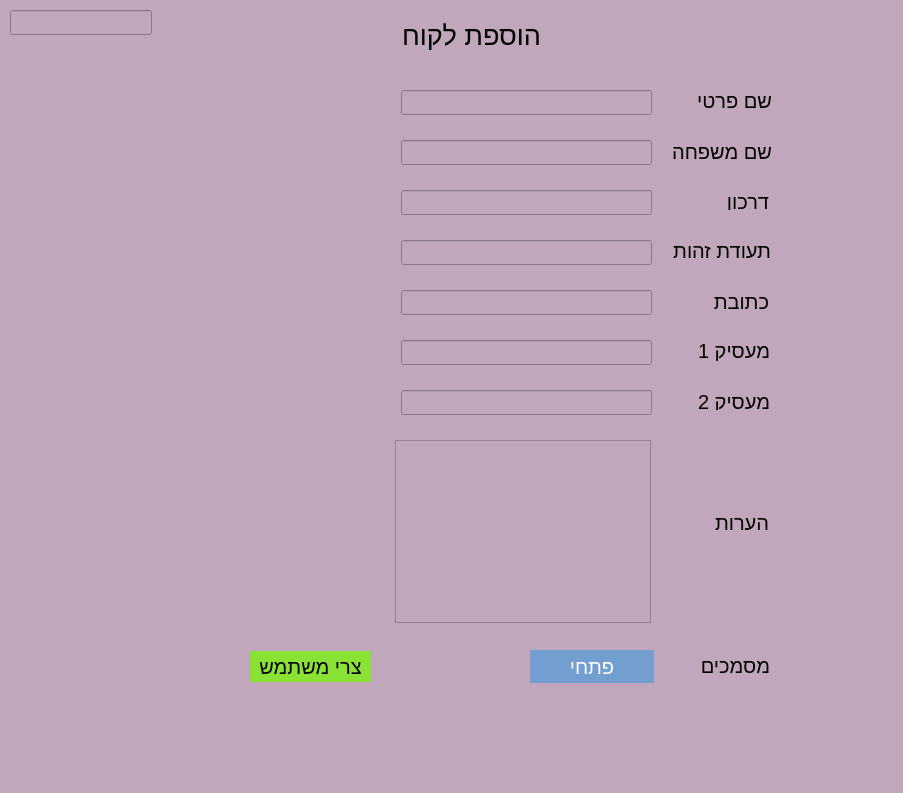
<?xml version="1.0" encoding="UTF-8"?>
<ui version="4.0">
 <class>Form</class>
 <widget class="QWidget" name="Form">
  <property name="geometry">
   <rect>
    <x>0</x>
    <y>0</y>
    <width>903</width>
    <height>793</height>
   </rect>
  </property>
  <property name="windowTitle">
   <string>Form</string>
  </property>
  <property name="styleSheet">
   <string notr="true">background-color: rgb(193, 167, 188)</string>
  </property>
  <widget class="QTextEdit" name="comments">
   <property name="geometry">
    <rect>
     <x>395</x>
     <y>440</y>
     <width>256</width>
     <height>183</height>
    </rect>
   </property>
   <property name="sizePolicy">
    <sizepolicy hsizetype="Fixed" vsizetype="Expanding">
     <horstretch>0</horstretch>
     <verstretch>0</verstretch>
    </sizepolicy>
   </property>
   <property name="layoutDirection">
    <enum>Qt::RightToLeft</enum>
   </property>
  </widget>
  <widget class="QPushButton" name="create_client_button">
   <property name="geometry">
    <rect>
     <x>250</x>
     <y>651</y>
     <width>121</width>
     <height>31</height>
    </rect>
   </property>
   <property name="sizePolicy">
    <sizepolicy hsizetype="Fixed" vsizetype="Fixed">
     <horstretch>0</horstretch>
     <verstretch>0</verstretch>
    </sizepolicy>
   </property>
   <property name="font">
    <font>
     <pointsize>15</pointsize>
    </font>
   </property>
   <property name="cursor">
    <cursorShape>PointingHandCursor</cursorShape>
   </property>
   <property name="layoutDirection">
    <enum>Qt::RightToLeft</enum>
   </property>
   <property name="styleSheet">
    <string notr="true">padding: 5px 10px;
background-color: rgb(138, 226, 52);
border: none;
color: black;
</string>
   </property>
   <property name="text">
    <string>צרי משתמש</string>
   </property>
  </widget>
  <widget class="QPushButton" name="documents_button">
   <property name="geometry">
    <rect>
     <x>530</x>
     <y>650</y>
     <width>124</width>
     <height>33</height>
    </rect>
   </property>
   <property name="sizePolicy">
    <sizepolicy hsizetype="Fixed" vsizetype="Fixed">
     <horstretch>0</horstretch>
     <verstretch>0</verstretch>
    </sizepolicy>
   </property>
   <property name="font">
    <font>
     <pointsize>15</pointsize>
    </font>
   </property>
   <property name="cursor">
    <cursorShape>PointingHandCursor</cursorShape>
   </property>
   <property name="layoutDirection">
    <enum>Qt::RightToLeft</enum>
   </property>
   <property name="styleSheet">
    <string notr="true">padding: 5px 10px;
background-color: rgb(114, 159, 207);
border: none;
color: white;
direction: rtl;</string>
   </property>
   <property name="text">
    <string>פתחי</string>
   </property>
  </widget>
  <widget class="QLineEdit" name="documents">
   <property name="geometry">
    <rect>
     <x>10</x>
     <y>10</y>
     <width>142</width>
     <height>25</height>
    </rect>
   </property>
   <property name="sizePolicy">
    <sizepolicy hsizetype="Fixed" vsizetype="Fixed">
     <horstretch>0</horstretch>
     <verstretch>0</verstretch>
    </sizepolicy>
   </property>
   <property name="styleSheet">
    <string notr="true">display: none;</string>
   </property>
  </widget>
  <widget class="QLineEdit" name="employer2">
   <property name="geometry">
    <rect>
     <x>401</x>
     <y>390</y>
     <width>251</width>
     <height>25</height>
    </rect>
   </property>
   <property name="sizePolicy">
    <sizepolicy hsizetype="Fixed" vsizetype="Fixed">
     <horstretch>0</horstretch>
     <verstretch>0</verstretch>
    </sizepolicy>
   </property>
   <property name="layoutDirection">
    <enum>Qt::RightToLeft</enum>
   </property>
   <property name="autoFillBackground">
    <bool>false</bool>
   </property>
  </widget>
  <widget class="QLineEdit" name="employer1">
   <property name="geometry">
    <rect>
     <x>401</x>
     <y>340</y>
     <width>251</width>
     <height>25</height>
    </rect>
   </property>
   <property name="sizePolicy">
    <sizepolicy hsizetype="Fixed" vsizetype="Fixed">
     <horstretch>0</horstretch>
     <verstretch>0</verstretch>
    </sizepolicy>
   </property>
   <property name="layoutDirection">
    <enum>Qt::RightToLeft</enum>
   </property>
   <property name="autoFillBackground">
    <bool>false</bool>
   </property>
  </widget>
  <widget class="QLineEdit" name="national_id">
   <property name="geometry">
    <rect>
     <x>401</x>
     <y>240</y>
     <width>251</width>
     <height>25</height>
    </rect>
   </property>
   <property name="sizePolicy">
    <sizepolicy hsizetype="Fixed" vsizetype="Fixed">
     <horstretch>0</horstretch>
     <verstretch>0</verstretch>
    </sizepolicy>
   </property>
   <property name="layoutDirection">
    <enum>Qt::RightToLeft</enum>
   </property>
   <property name="autoFillBackground">
    <bool>false</bool>
   </property>
  </widget>
  <widget class="QLineEdit" name="address">
   <property name="geometry">
    <rect>
     <x>401</x>
     <y>290</y>
     <width>251</width>
     <height>25</height>
    </rect>
   </property>
   <property name="sizePolicy">
    <sizepolicy hsizetype="Fixed" vsizetype="Fixed">
     <horstretch>0</horstretch>
     <verstretch>0</verstretch>
    </sizepolicy>
   </property>
   <property name="layoutDirection">
    <enum>Qt::RightToLeft</enum>
   </property>
   <property name="autoFillBackground">
    <bool>false</bool>
   </property>
  </widget>
  <widget class="QLineEdit" name="passport_no">
   <property name="geometry">
    <rect>
     <x>401</x>
     <y>190</y>
     <width>251</width>
     <height>25</height>
    </rect>
   </property>
   <property name="sizePolicy">
    <sizepolicy hsizetype="Fixed" vsizetype="Fixed">
     <horstretch>0</horstretch>
     <verstretch>0</verstretch>
    </sizepolicy>
   </property>
   <property name="layoutDirection">
    <enum>Qt::RightToLeft</enum>
   </property>
   <property name="autoFillBackground">
    <bool>false</bool>
   </property>
  </widget>
  <widget class="QLineEdit" name="last_name">
   <property name="geometry">
    <rect>
     <x>401</x>
     <y>140</y>
     <width>251</width>
     <height>25</height>
    </rect>
   </property>
   <property name="sizePolicy">
    <sizepolicy hsizetype="Fixed" vsizetype="Fixed">
     <horstretch>0</horstretch>
     <verstretch>0</verstretch>
    </sizepolicy>
   </property>
   <property name="layoutDirection">
    <enum>Qt::RightToLeft</enum>
   </property>
   <property name="autoFillBackground">
    <bool>false</bool>
   </property>
  </widget>
  <widget class="QLineEdit" name="first_name">
   <property name="geometry">
    <rect>
     <x>401</x>
     <y>90</y>
     <width>251</width>
     <height>25</height>
    </rect>
   </property>
   <property name="sizePolicy">
    <sizepolicy hsizetype="Fixed" vsizetype="Fixed">
     <horstretch>0</horstretch>
     <verstretch>0</verstretch>
    </sizepolicy>
   </property>
   <property name="layoutDirection">
    <enum>Qt::RightToLeft</enum>
   </property>
   <property name="autoFillBackground">
    <bool>false</bool>
   </property>
  </widget>
  <widget class="QLabel" name="label">
   <property name="geometry">
    <rect>
     <x>662</x>
     <y>92</y>
     <width>110</width>
     <height>17</height>
    </rect>
   </property>
   <property name="font">
    <font>
     <pointsize>15</pointsize>
    </font>
   </property>
   <property name="layoutDirection">
    <enum>Qt::RightToLeft</enum>
   </property>
   <property name="text">
    <string>שם פרטי</string>
   </property>
  </widget>
  <widget class="QLabel" name="label_2">
   <property name="geometry">
    <rect>
     <x>669</x>
     <y>393</y>
     <width>101</width>
     <height>17</height>
    </rect>
   </property>
   <property name="font">
    <font>
     <pointsize>15</pointsize>
    </font>
   </property>
   <property name="layoutDirection">
    <enum>Qt::RightToLeft</enum>
   </property>
   <property name="text">
    <string>מעסיק 2</string>
   </property>
  </widget>
  <widget class="QLabel" name="label_3">
   <property name="geometry">
    <rect>
     <x>669</x>
     <y>341</y>
     <width>101</width>
     <height>20</height>
    </rect>
   </property>
   <property name="font">
    <font>
     <pointsize>15</pointsize>
    </font>
   </property>
   <property name="layoutDirection">
    <enum>Qt::RightToLeft</enum>
   </property>
   <property name="text">
    <string>מעסיק 1</string>
   </property>
  </widget>
  <widget class="QLabel" name="label_4">
   <property name="geometry">
    <rect>
     <x>668</x>
     <y>293</y>
     <width>101</width>
     <height>17</height>
    </rect>
   </property>
   <property name="font">
    <font>
     <pointsize>15</pointsize>
    </font>
   </property>
   <property name="layoutDirection">
    <enum>Qt::RightToLeft</enum>
   </property>
   <property name="text">
    <string>כתובת</string>
   </property>
  </widget>
  <widget class="QLabel" name="label_5">
   <property name="geometry">
    <rect>
     <x>670</x>
     <y>242</y>
     <width>101</width>
     <height>17</height>
    </rect>
   </property>
   <property name="font">
    <font>
     <pointsize>15</pointsize>
    </font>
   </property>
   <property name="layoutDirection">
    <enum>Qt::RightToLeft</enum>
   </property>
   <property name="text">
    <string>תעודת זהות</string>
   </property>
  </widget>
  <widget class="QLabel" name="label_6">
   <property name="geometry">
    <rect>
     <x>668</x>
     <y>193</y>
     <width>101</width>
     <height>17</height>
    </rect>
   </property>
   <property name="font">
    <font>
     <pointsize>15</pointsize>
    </font>
   </property>
   <property name="layoutDirection">
    <enum>Qt::RightToLeft</enum>
   </property>
   <property name="text">
    <string>דרכון</string>
   </property>
  </widget>
  <widget class="QLabel" name="label_7">
   <property name="geometry">
    <rect>
     <x>671</x>
     <y>143</y>
     <width>101</width>
     <height>17</height>
    </rect>
   </property>
   <property name="sizePolicy">
    <sizepolicy hsizetype="Fixed" vsizetype="Fixed">
     <horstretch>0</horstretch>
     <verstretch>0</verstretch>
    </sizepolicy>
   </property>
   <property name="font">
    <font>
     <pointsize>15</pointsize>
    </font>
   </property>
   <property name="layoutDirection">
    <enum>Qt::RightToLeft</enum>
   </property>
   <property name="text">
    <string>שם משפחה</string>
   </property>
  </widget>
  <widget class="QLabel" name="label_8">
   <property name="geometry">
    <rect>
     <x>668</x>
     <y>514</y>
     <width>101</width>
     <height>17</height>
    </rect>
   </property>
   <property name="font">
    <font>
     <pointsize>15</pointsize>
    </font>
   </property>
   <property name="layoutDirection">
    <enum>Qt::RightToLeft</enum>
   </property>
   <property name="text">
    <string>הערות</string>
   </property>
  </widget>
  <widget class="QLabel" name="label_9">
   <property name="geometry">
    <rect>
     <x>669</x>
     <y>657</y>
     <width>101</width>
     <height>17</height>
    </rect>
   </property>
   <property name="font">
    <font>
     <pointsize>15</pointsize>
    </font>
   </property>
   <property name="layoutDirection">
    <enum>Qt::RightToLeft</enum>
   </property>
   <property name="text">
    <string>מסמכים</string>
   </property>
  </widget>
  <widget class="QLabel" name="label_10">
   <property name="geometry">
    <rect>
     <x>390</x>
     <y>20</y>
     <width>151</width>
     <height>31</height>
    </rect>
   </property>
   <property name="font">
    <font>
     <pointsize>20</pointsize>
    </font>
   </property>
   <property name="layoutDirection">
    <enum>Qt::RightToLeft</enum>
   </property>
   <property name="text">
    <string>הוספת לקוח</string>
   </property>
  </widget>
 </widget>
 <resources/>
 <connections/>
</ui>
